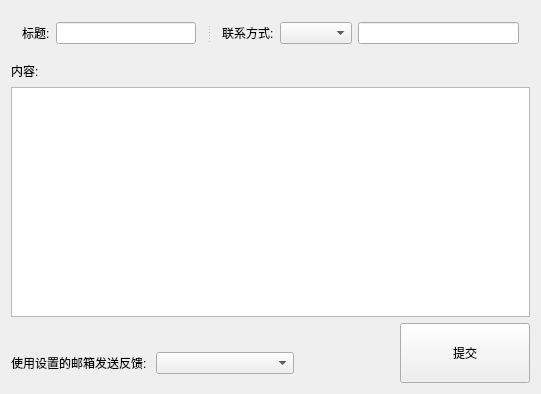
<?xml version="1.0" encoding="UTF-8"?>
<ui version="4.0">
 <class>WFeedback</class>
 <widget class="QWidget" name="WFeedback">
  <property name="geometry">
   <rect>
    <x>0</x>
    <y>0</y>
    <width>541</width>
    <height>394</height>
   </rect>
  </property>
  <property name="windowTitle">
   <string>在线反馈</string>
  </property>
  <layout class="QVBoxLayout" name="verticalLayout_4">
   <item>
    <widget class="QSplitter" name="splitter">
     <property name="orientation">
      <enum>Qt::Horizontal</enum>
     </property>
     <widget class="QWidget" name="layoutWidget">
      <layout class="QGridLayout" name="gridLayout">
       <item row="1" column="1">
        <widget class="QLineEdit" name="edit_title"/>
       </item>
       <item row="1" column="0">
        <widget class="QLabel" name="label">
         <property name="text">
          <string>标题:</string>
         </property>
        </widget>
       </item>
      </layout>
     </widget>
     <widget class="QWidget" name="layoutWidget">
      <layout class="QGridLayout" name="gridLayout_2">
       <item row="1" column="1">
        <layout class="QHBoxLayout" name="horizontalLayout">
         <item>
          <widget class="QLabel" name="label_2">
           <property name="text">
            <string>联系方式:</string>
           </property>
          </widget>
         </item>
         <item>
          <widget class="QComboBox" name="combo_contact">
           <property name="maximumSize">
            <size>
             <width>100</width>
             <height>16777215</height>
            </size>
           </property>
          </widget>
         </item>
         <item>
          <widget class="QLineEdit" name="edit_contact">
           <property name="maximumSize">
            <size>
             <width>200</width>
             <height>16777215</height>
            </size>
           </property>
          </widget>
         </item>
        </layout>
       </item>
      </layout>
     </widget>
    </widget>
   </item>
   <item>
    <layout class="QVBoxLayout" name="verticalLayout">
     <item>
      <layout class="QHBoxLayout" name="horizontalLayout_5">
       <item>
        <widget class="QLabel" name="label_3">
         <property name="text">
          <string>内容:</string>
         </property>
        </widget>
       </item>
       <item>
        <spacer name="horizontalSpacer_3">
         <property name="orientation">
          <enum>Qt::Horizontal</enum>
         </property>
         <property name="sizeHint" stdset="0">
          <size>
           <width>40</width>
           <height>20</height>
          </size>
         </property>
        </spacer>
       </item>
      </layout>
     </item>
     <item>
      <widget class="QTextEdit" name="text_word"/>
     </item>
    </layout>
   </item>
   <item>
    <layout class="QHBoxLayout" name="horizontalLayout_3">
     <item>
      <layout class="QVBoxLayout" name="verticalLayout_3">
       <item>
        <layout class="QHBoxLayout" name="horizontalLayout_2">
         <item>
          <spacer name="horizontalSpacer">
           <property name="orientation">
            <enum>Qt::Horizontal</enum>
           </property>
           <property name="sizeHint" stdset="0">
            <size>
             <width>40</width>
             <height>20</height>
            </size>
           </property>
          </spacer>
         </item>
        </layout>
       </item>
       <item>
        <layout class="QHBoxLayout" name="horizontalLayout_6">
         <item>
          <widget class="QLabel" name="label_4">
           <property name="text">
            <string>使用设置的邮箱发送反馈:</string>
           </property>
          </widget>
         </item>
         <item>
          <widget class="QComboBox" name="combo_smtp"/>
         </item>
         <item>
          <spacer name="horizontalSpacer_2">
           <property name="orientation">
            <enum>Qt::Horizontal</enum>
           </property>
           <property name="sizeType">
            <enum>QSizePolicy::Fixed</enum>
           </property>
           <property name="sizeHint" stdset="0">
            <size>
             <width>100</width>
             <height>20</height>
            </size>
           </property>
          </spacer>
         </item>
        </layout>
       </item>
      </layout>
     </item>
     <item>
      <layout class="QVBoxLayout" name="verticalLayout_2">
       <item>
        <widget class="QPushButton" name="button_send">
         <property name="minimumSize">
          <size>
           <width>130</width>
           <height>60</height>
          </size>
         </property>
         <property name="text">
          <string>提交</string>
         </property>
        </widget>
       </item>
      </layout>
     </item>
    </layout>
   </item>
  </layout>
 </widget>
 <layoutdefault spacing="6" margin="11"/>
 <resources/>
 <connections/>
</ui>
